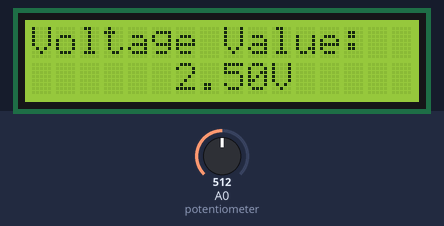
A sketch run on a simulated Arduino Uno, built with avr-gcc and run on an emulated ATmega328P. Shown: 16×2 character LCD. The test bench sets the inputs (shaded band); at power-on: A0 (potentiometer) = 512. What the sketch prints to the serial monitor is not drawn.

Above: at 1.2 s.
1.3 s: A0 (potentiometer) set to 716
At 2.5 s:
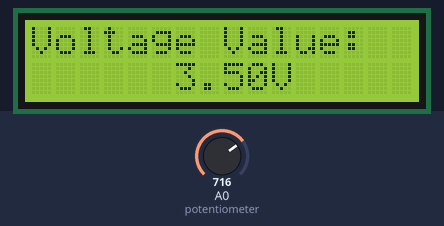
2.8 s: A0 (potentiometer) set to 900
At 3.3 s:
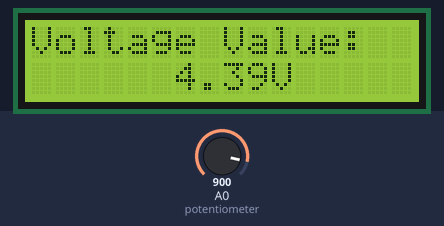
4.4 s: A0 (potentiometer) set to 1023
At 4.8 s:
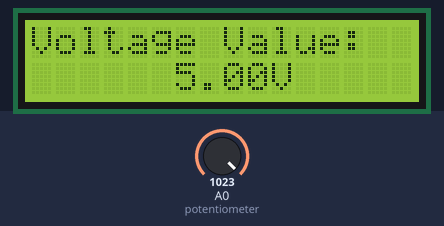
Timing chart, 0 to 7.4 s (numbered marks = the images above; inputs shaded):
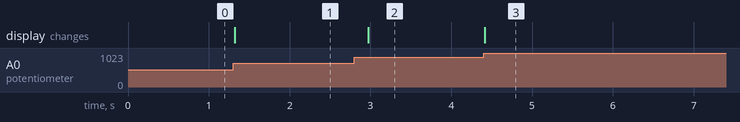

The sketch:

Activity_9_Voltmeter.ino
```cpp
// include the library code
#include <Wire.h>
#include <LiquidCrystal_I2C.h>

LiquidCrystal_I2C lcd(0x27,16,2);  // set the LCD address to 0x27 for a 16 chars and 2 line display
float val = 0;

void setup()
{
  Serial.begin(9600);//initialize the serial
  lcd.init();  //initialize the lcd
  lcd.backlight();  //open the backlight
  lcd.print("Voltage Value:");//print "Voltage Value:"
}

void loop()
{
  val = analogRead(A0);//Read the value of the potentiometer to val
  val = val/1024*5.0;// Convert the data to the corresponding voltage value in a math way
  Serial.print(val);//Print the number of val on the serial monitor
  Serial.print("V"); // print the unit as V, short for voltage on the serial monitor
   Serial.println( );
  lcd.setCursor(6,1);//Place the cursor at Line 1, Column 6. From here the characters are to be displayed
  lcd.print(val);//Print the number of val on the LCD
  lcd.print("V");//Then print the unit as V, short for voltage on the LCD
  delay(200); //Wait for 200ms
}
```

Measured:
- after the input at 1.3 s, the display: changes at once (image 1)
- after the input at 2.8 s, the display: changes after 0.17 s (image 2)
- after the input at 4.4 s, the display: changes at once (image 3)
